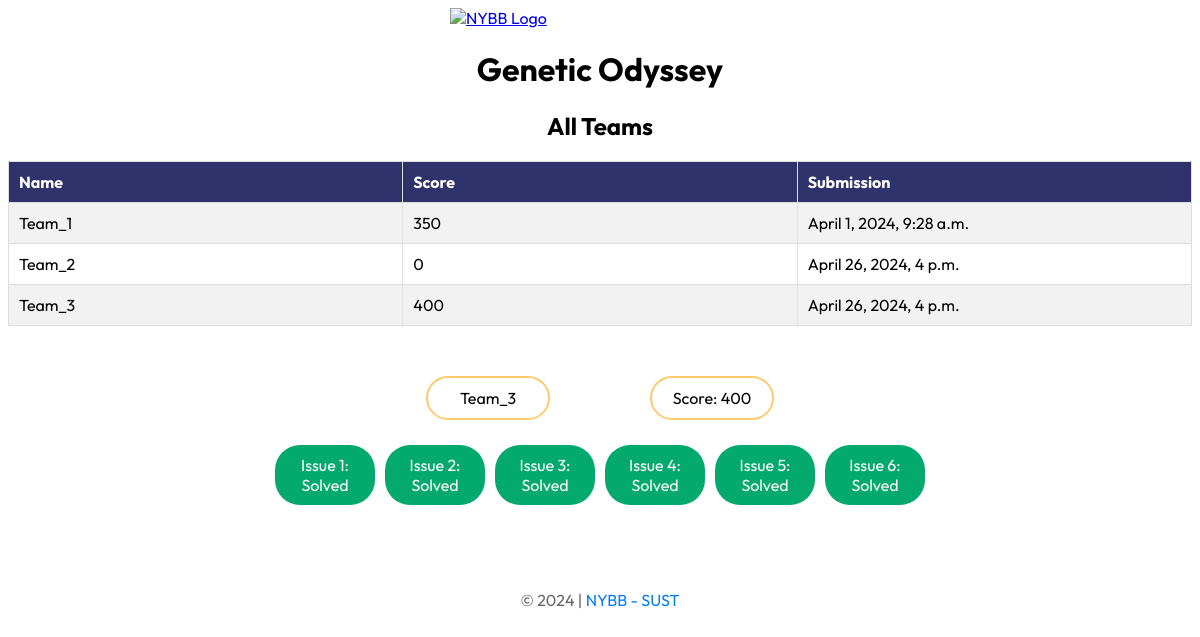
/ (signed in), run on the app's committed database.
### app/models.py (models this page shows, shortened)
class Team(models.Model):
    name = models.CharField(max_length=20)
    score = models.IntegerField(default=0)
    n_score = models.IntegerField(default=0)
    clue = models.IntegerField(default=5)
    quiz_1_status = models.BooleanField(default=False)
    quiz_2_status = models.BooleanField(default=False)
    quiz_3_status = models.BooleanField(default=False)
    quiz_4_status = models.BooleanField(default=False)
    quiz_5_status = models.BooleanField(default=False)
    quiz_6_status = models.BooleanField(default=False)
    time = models.DateTimeField(default=timezone.datetime(2024, 4, 26, 16, 0, 0))
    user = models.OneToOneField(User, on_delete=models.CASCADE)

### app/views.py (the view)
# urls.py: path('', views.index, name='index'),
@login_required
def index(request):
    start = get_object_or_404(Start, name='start')
    if start.start == True:
        teams = Team.objects.all()
        return render(request, 'index.html', {'teams': teams})
    return render(request, 'wait.html')

### templates/index.html (shortened to what this page needs)
<!DOCTYPE html>
<html lang="en">
<head>
    {% load static %}
    <link rel="stylesheet" href="{% static 'common.css' %}">
    <link rel="stylesheet" href="{% static 'index.css' %}">
</head>
<body>
    <a href="{% url 'index' %}"><img src="https://i.ibb.co/7SwXPgX/nybb.jpg" alt="NYBB Logo" class="logo"></a>
    <h1>Genetic Odyssey</h1>
    <h2>All Teams</h2>
    <table id="teams">
        <tr>
            <th>Name</th>
            <th>Score</th>
            <th>Submission</th>
        </tr>
        {% for team in teams %}
            <tr>
                <td>{{team.name}}</td>
                <td>{{team.score}}</td>
                <td>{{team.time}}</td>
            </tr>
        {% endfor %}
    </table>
    <div style="display: flex; flex-direction: column; gap: 25px;">
        <div class="score-board" style="margin-bottom:0px;">
            <span>{{request.user}}</span>
            <span>Score: {{request.user.team.score}}</span>
        </div>
        <div class="status">
            {% if request.user.team.quiz_1_status == True %}
                <a href="{% url 'quiz1' %}" class="button button-green">Issue 1: <br> Solved</a>{% else %}
                <a href="{% url 'quiz1' %}" class="button button-red">Issue 1: Unsolved</a>{% endif %}
            {% if request.user.team.quiz_2_status == True %}
                <a href="{% url 'quiz2' %}" class="button button-green">Issue 2: <br> Solved</a>{% else %}
                <a href="{% url 'quiz2' %}" class="button button-red">Issue 2: Unsolved</a>{% endif %}
            {% if request.user.team.quiz_3_status == True %}
                <a href="{% url 'quiz3' %}" class="button button-green">Issue 3: <br> Solved</a>{% else %}
                <a href="{% url 'quiz3' %}" class="button button-red">Issue 3: Unsolved</a>{% endif %}
            {% if request.user.team.quiz_4_status == True %}
                <a href="{% url 'quiz4' %}" class="button button-green">Issue 4: <br> Solved</a>{% else %}
                <a href="{% url 'quiz4' %}" class="button button-red">Issue 4: Unsolved</a>{% endif %}
            {% if request.user.team.quiz_5_status == True %}
                <a href="{% url 'quiz5' %}" class="button button-green">Issue 5: <br> Solved</a>{% else %}
                <a href="{% url 'quiz5' %}" class="button button-red">Issue 5: Unsolved</a>{% endif %}
            {% if request.user.team.quiz_6_status == True %}
                <a href="{% url 'quiz6' %}" class="button button-green">Issue 6: <br> Solved</a>{% else %}
                <a href="{% url 'quiz6' %}" class="button button-red">Issue 6: Unsolved</a>{% endif %}
        </div>
        <div class="div-1">
            <a href="{% url 'signin' %}" class="button button-blue">Sign In</a>
            <a href="{% url 'signout' %}" class="button button-blue">Sign Out</a>
        </div>
    </div>
    <footer><span>&copy; 2024 | </span> <span><a href="#">NYBB - SUST</a></span></footer>
</body>
</html>

### staticfiles/common.css (style rules this page uses)
* { font-family: "Outfit", sans-serif; font-optical-sizing: auto; font-style: normal; }
.logo { width: 300px; display: block; margin-left: auto; margin-right: auto; }
.button { border: none; color: white; padding: 10px 0px; text-align: center; text-decoration: none; cursor: pointer; width: 100px; border-radius: 25px; }
.button-green { background-color: #04AA6D; }
.score-board { display: flex; justify-content: center; gap:100px; margin-bottom: 20px; }
.score-board span { width: 100px; text-align: center; border-radius: 25px; padding: 10px; border: 2px solid #fdcb6e; }
.status { display: flex; flex-direction: column; align-items: center; margin-top: 50px; gap: 10px; }
footer { margin-top: 20px; text-align: center; color: #666; }
footer a { color: #007bff; text-decoration: none; }

### static/index.css (style rules this page uses)
h1, h2 { color: black; text-align: center; }
#teams { font-family: Arial, Helvetica, sans-serif; border-collapse: collapse; width: 100%; margin-bottom: 50px; }
#teams td, #teams th { border: 1px solid #ddd; padding: 10px; width: calc(100% / 3); }
#teams tr:nth-child(even) { background-color: #f2f2f2; }
#teams th { padding-top: 10px; padding-bottom: 10px; text-align: left; background-color: #30336b; color: white; }
.div-1 { display: flex; flex-direction: column; align-items: center; gap:10px; }

### templates/index.html (style rules this page uses)
.status { display: flex; margin-top: 0px; gap: 10px; flex-wrap: wrap; justify-content: center; flex-direction: row; }
.div-1 { display: flex; flex-direction: row; align-items: center; gap: 10px; justify-content: center; }

### data on the page
Team: name "Team_1", score "350", time "April 1, 2024, 9:28 a.m."
Team: name "Team_2", score "0", time "April 26, 2024, 4 p.m."
Team: name "Team_3", score "400", time "April 26, 2024, 4 p.m."

### other printed values
{{ request.user }} "Team_3"
{{ request.user.team.score }} "400"
